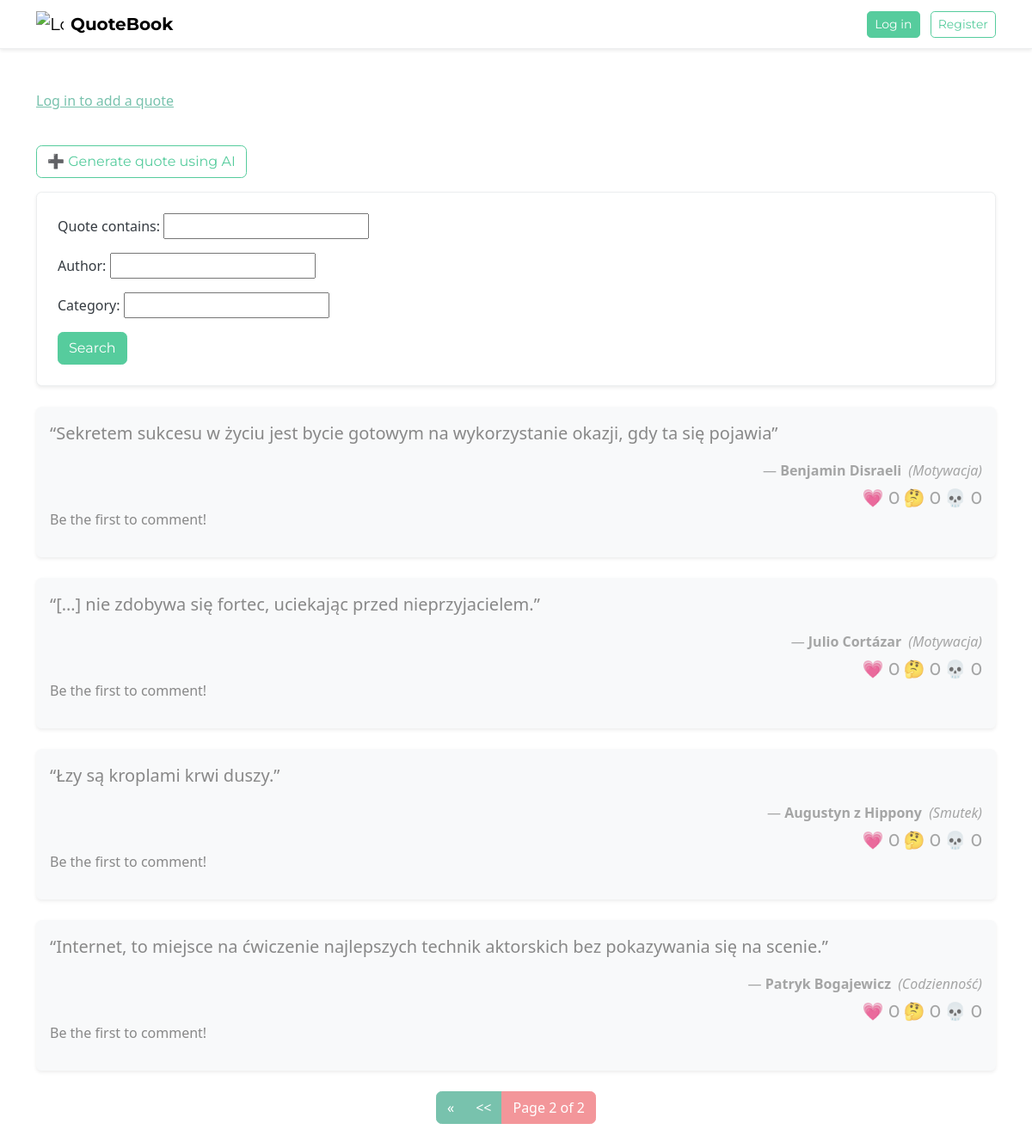
Before: /?page=2 with the older database file.
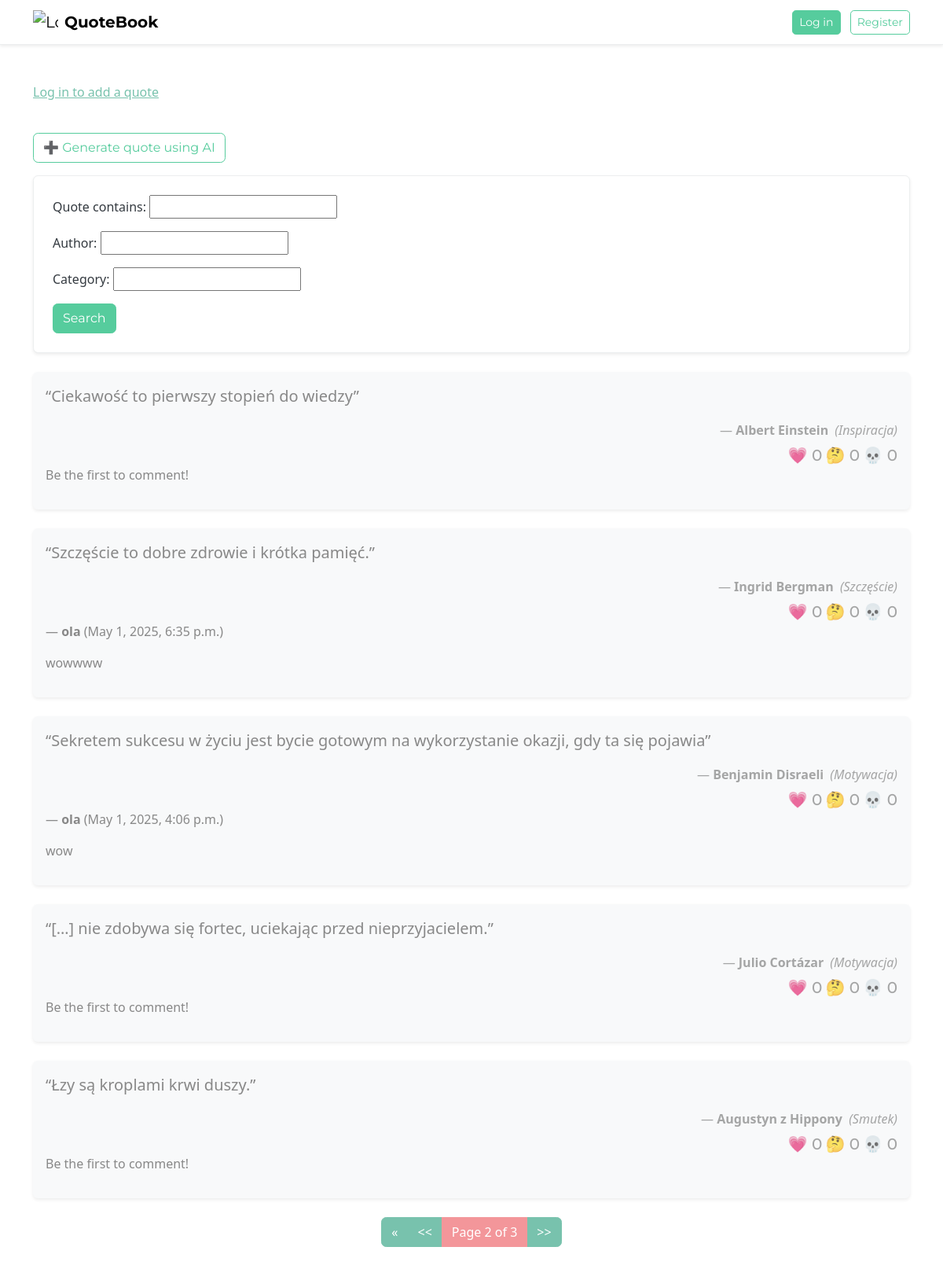
After: the same page with the newer database file.
### quote/models.py (models this page shows, shortened)
class Quote(models.Model):
    author = models.CharField(max_length=100)
    text = models.TextField()
    category = models.CharField(max_length=50, blank=True)
    user = models.ForeignKey(User, on_delete=models.CASCADE)
    @property
    def vote_counts(self):
        return {
            vote_type.label: self.votes.filter(typ=vote_type).count()
            for vote_type in VoteType
        }

class Comment(models.Model):
    quote = models.ForeignKey(Quote, on_delete=models.CASCADE, related_name='comments')
    user = models.ForeignKey(User, on_delete=models.CASCADE)
    content = models.TextField()
    created_at = models.DateTimeField(auto_now_add=True)

### quote/views.py (the view)
# urls.py: 2. Add a URL to urlpatterns:  path('', views.home, name='home')
def home(request):
    quotes = Quote.objects.all().order_by('-id')
    comments = []
    for quote in quotes:
        comments.append(quote.comments.all())
    search_form = QuoteSearchForm(request.GET)
    if search_form.is_valid():
        filter_text = search_form.cleaned_data.get('text', None)
        filter_author = search_form.cleaned_data.get('author', None)
        filter_category = search_form.cleaned_data.get('category', None)
        if filter_text:
            quotes = quotes.filter(text__icontains=filter_text)
        if filter_author:
            quotes = quotes.filter(author__icontains=filter_author)
        if filter_category:
            quotes = quotes.filter(category__icontains=filter_category)
    paginator = Paginator(quotes, 5)
    page_number = request.GET.get('page', 1)
    page_obj = paginator.get_page(page_number)
    context = {
        'quotes': page_obj,
        'search_form': search_form,
        'comments': comments,
    }
    return render(request, 'quote/home.html', context)

### quote/forms.py
class QuoteSearchForm(forms.Form):
    text = forms.CharField(max_length=100, required=False, label='Quote contains')
    author = forms.CharField(max_length=100, required=False, label='Author')
    category = forms.CharField(max_length=50, required=False, label='Category')

### quote/templatetags/custom_tags.py (called while the page is built)
@register.simple_tag(takes_context=True)
def url_replace(context, **kwargs):
    query_params = context['request'].GET.copy()
    for key, value in kwargs.items():
        query_params[key] = value
    query_dict = {k: v for k, v in query_params.items() if v}
    return urlencode(query_dict)

### quote/templates/quote/home.html (shortened to what the changed rows need)
{% load custom_tags %}
<!DOCTYPE html>
<html lang="en">
<head>
    <link rel="stylesheet" href="https://cdn.jsdelivr.net/npm/bootswatch@5.3.3/dist/minty/bootstrap.min.css">
</head>
<body class="bg-body text-dark">
<div class="container py-4">
    <br>
    {% for quote in quotes %}
        <div class="card mb-4 border-0 shadow-sm bg-light">
            <div class="card-body">
                <blockquote class="blockquote fs-5 mb-3">“{{ quote.text }}”</blockquote>
                <p class="mb-0 text-end text-muted">
                    — <strong>{{ quote.author }}</strong>
                    <em class="ms-1">({{ quote.category }})</em>
                </p>
                <div class="mb-0 mt-2 text-end text-muted quote-vote-counts">
                    <a onclick="applyVote({{quote.id}}, 'HR')" href="javascript:void(0);"
                    class="mb-0 text-end h5 {% if not request.user.is_authenticated %} nohover{% endif %}"
                    id="heart-count-{{quote.id}}">💗 {{ quote.vote_counts.Heart }}</a>
                    <a onclick="applyVote({{quote.id}}, 'CR')" href="javascript:void(0);"
                    class="mb-0 text-end h5 {% if not request.user.is_authenticated %} nohover{% endif %}"
                    id="curious-count-{{quote.id}}">🤔 {{ quote.vote_counts.Curious }}</a>
                    <a onclick="applyVote({{quote.id}}, 'SK')" href="javascript:void(0);"
                    class="mb-0 text-end h5 {% if not request.user.is_authenticated %} nohover{% endif %}"
                    id="skull-count-{{quote.id}}">💀 {{ quote.vote_counts.Skull }}</a>
                </div>
                {% with iteration=forloop.counter0 %}
                {% for commentArr in comments %}
                    {% if forloop.counter0 == iteration %}
                    {% for comment in commentArr %}
                        <p>— <strong>{{ comment.user }}</strong> ({{ comment.created_at }})</p>
                        <blockquote>{{ comment.content }}</blockquote>
                    {% empty %}
                        <p>Be the first to comment!</p>
                    {% endfor %}
                    {% endif %}
                {% endfor %}
                {% endwith %}
            </div>
        </div>
    {% empty %}
        <p>No quotes to display.</p>
    {% endfor %}
    <nav class="mt-4">
        <ul class="pagination justify-content-center">
            <li class="page-item active">
                <span class="page-link">
                    Page {{ quotes.number }} of {{ quotes.paginator.num_pages }}
                </span>
            </li>
            {% if quotes.has_next %}
                <li class="page-item">
                    <a class="page-link" href="?{% url_replace page=quotes.next_page_number %}">&gt;&gt;</a>
                </li>
            {% endif %}
        </ul>
    </nav>
</div>
</body>
</html>

Changed rows visible on the page:
no longer on this page (row unchanged): Quote: text "Internet, to miejsce na ćwiczenie najlepszych technik aktorskich bez pokazywania się na scenie.", author "Patryk Bogajewicz", category "Codzienność", vote_counts.Heart "0", vote_counts.Curious "0", vote_counts.Skull "0"
now on this page (row unchanged): Quote: text "Ciekawość to pierwszy stopień do wiedzy", author "Albert Einstein", category "Inspiracja", vote_counts.Heart "0", vote_counts.Curious "0", vote_counts.Skull "0"
now on this page (row unchanged): Quote: text "Szczęście to dobre zdrowie i krótka pamięć.", author "Ingrid Bergman", category "Szczęście", vote_counts.Heart "0", vote_counts.Curious "0", vote_counts.Skull "0"
added Comment: user "ola", created_at "May 1, 2025, 6:35 p.m.", content "wowwww"
added Comment: user "ola", created_at "May 1, 2025, 4:06 p.m.", content "wow", shown under Quote "Benjamin Disraeli"
Other visible differences:
{{ quotes.paginator.num_pages }}: "2" → "3"
list line gone: "Be the first to comment!"
